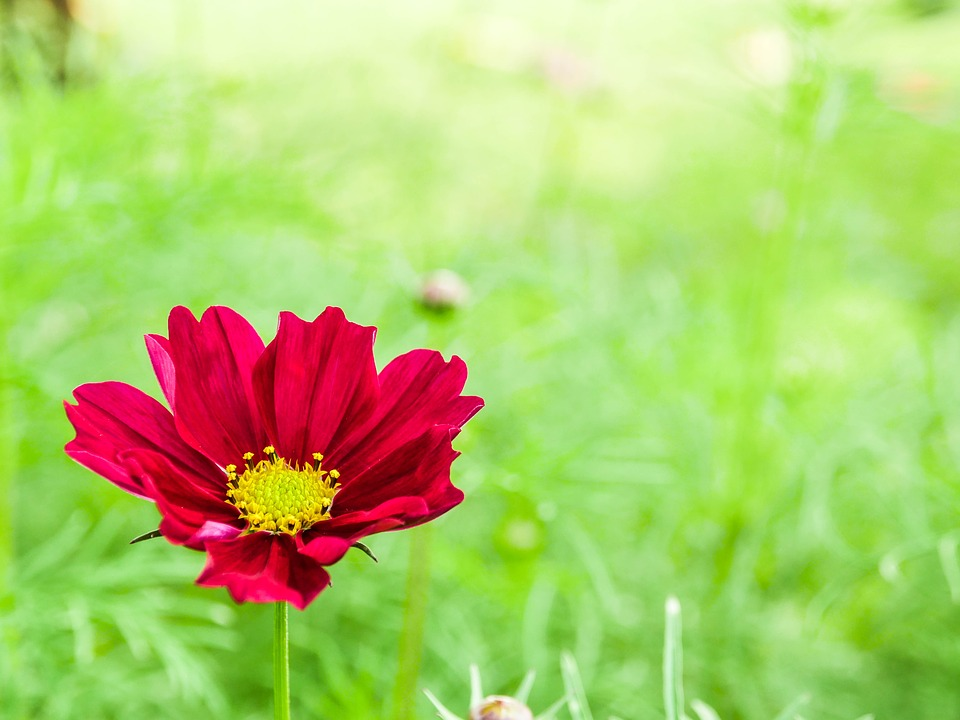
#> input picture dataset/flower.jpg, 960 x 720 px, found by its file name
$ python Rotate.py
#> lines starting #> are read from the running program, lines starting #| are printed output that depends on the picture
import cv2
import numpy as np

img = cv2.imread("dataset/flower.jpg")
#> img is the input picture: shape (720, 960, 3); mean B, G, R 108.1, 201.5, 174.9
print(img.shape)
#| (720, 960, 3)
rows,cols,ch = img.shape
#> rows = 720; cols = 960; ch = 3

#rotation
M = cv2.getRotationMatrix2D((cols/2,rows/2),90,1) #90 deg
N = cv2.getRotationMatrix2D((cols/2,rows/2),45,1) #45 deg
res =cv2.warpAffine(img,M,(cols,rows))
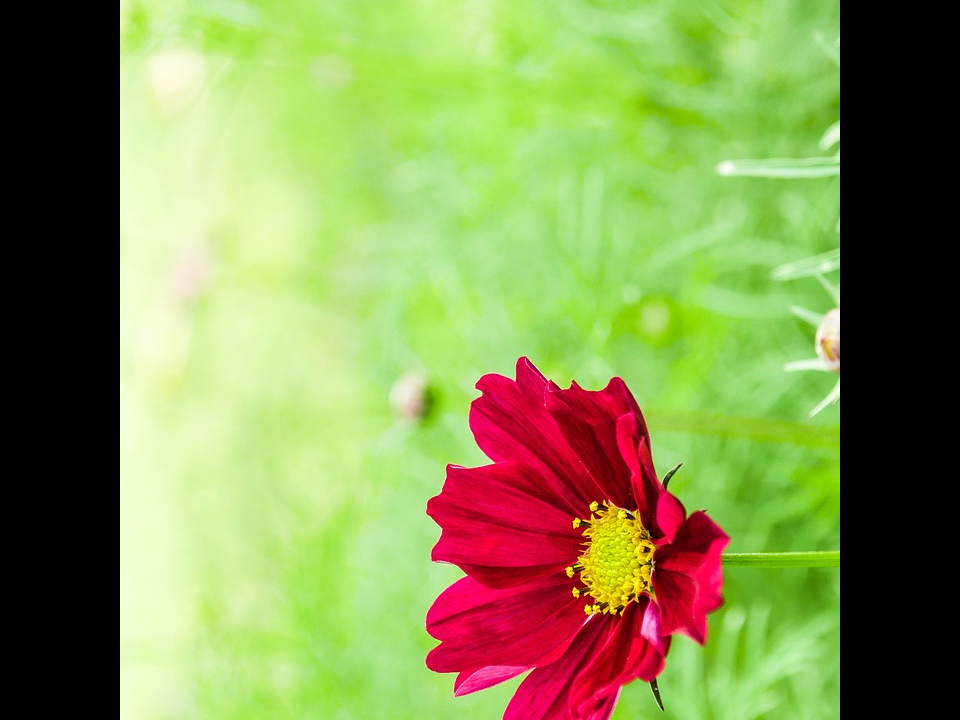
#> res: shape (720, 960, 3); mean B, G, R 83.5, 148.2, 134.4
Nres =cv2.warpAffine(img,N,(cols,rows))
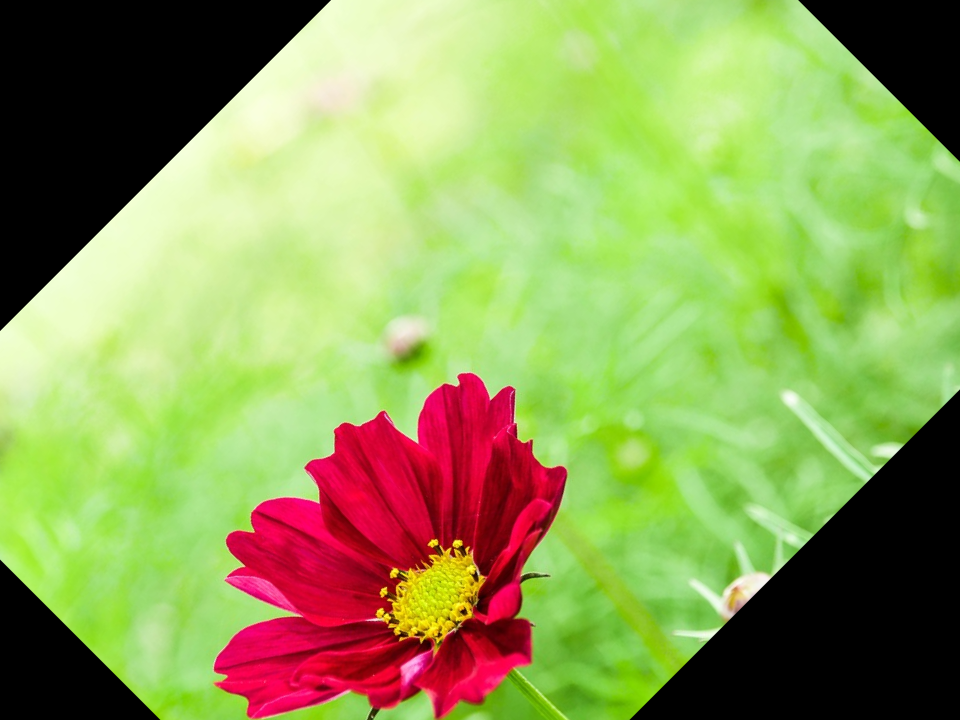
#> Nres: shape (720, 960, 3); mean B, G, R 88, 159.2, 143.2
print(M)
#| [[ 6.123234e-17  1.000000e+00  1.200000e+02]
#|  [-1.000000e+00  6.123234e-17  8.400000e+02]]
cv2.imshow("Original Image",img)
cv2.imshow("Result Image",res)
cv2.imshow("Result Image2",Nres)
cv2.waitKey(0)
cv2.destroyAllWindows()

$ run again, with dataset/2.jpg copied over dataset/flower.jpg
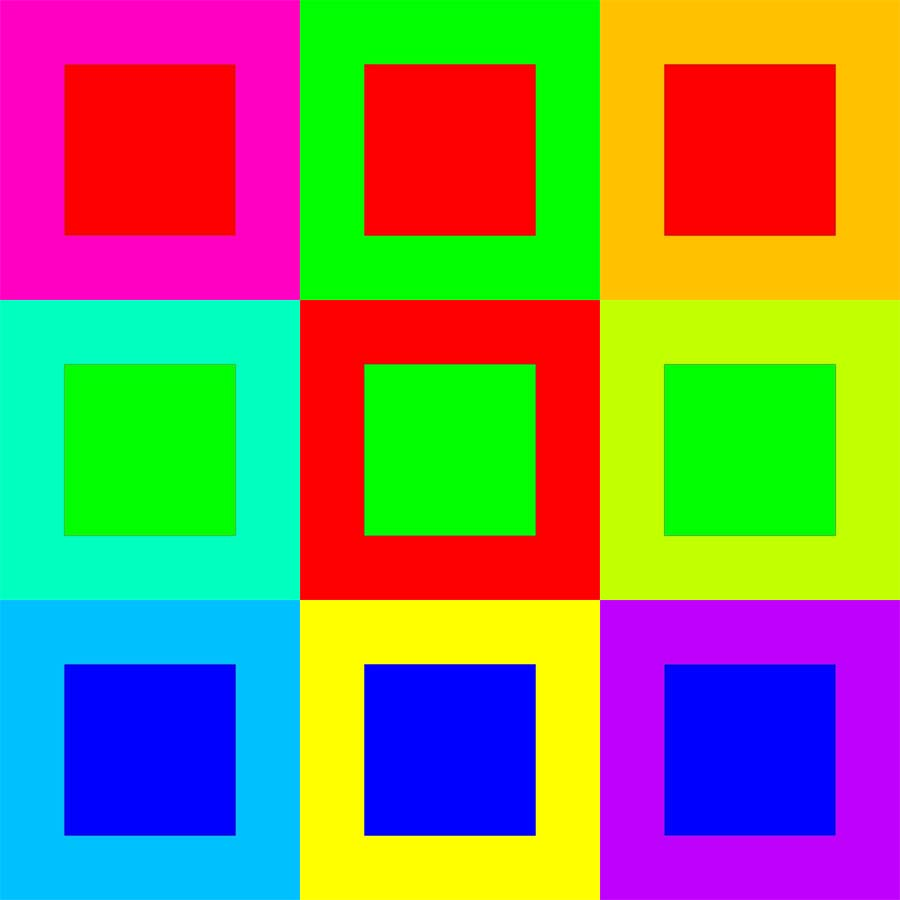
#> input picture dataset/2.jpg, 900 x 900 px, found by its file name
#> img is the input picture: shape (900, 900, 3); mean B, G, R 95.4, 132.9, 133.2
#| (900, 900, 3)
#> `res =cv2.warpAffine(img,M,(cols,rows))`:
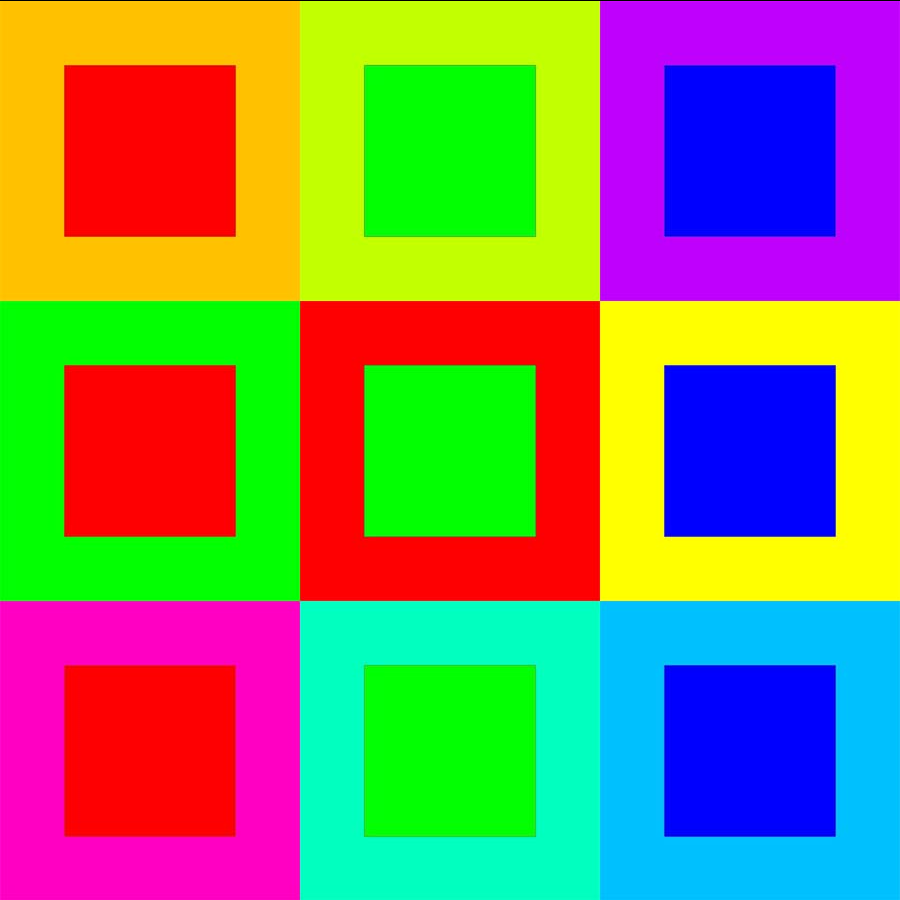
#> res: shape (900, 900, 3); mean B, G, R 95.2, 132.7, 133.1
#> `Nres =cv2.warpAffine(img,N,(cols,rows))`:
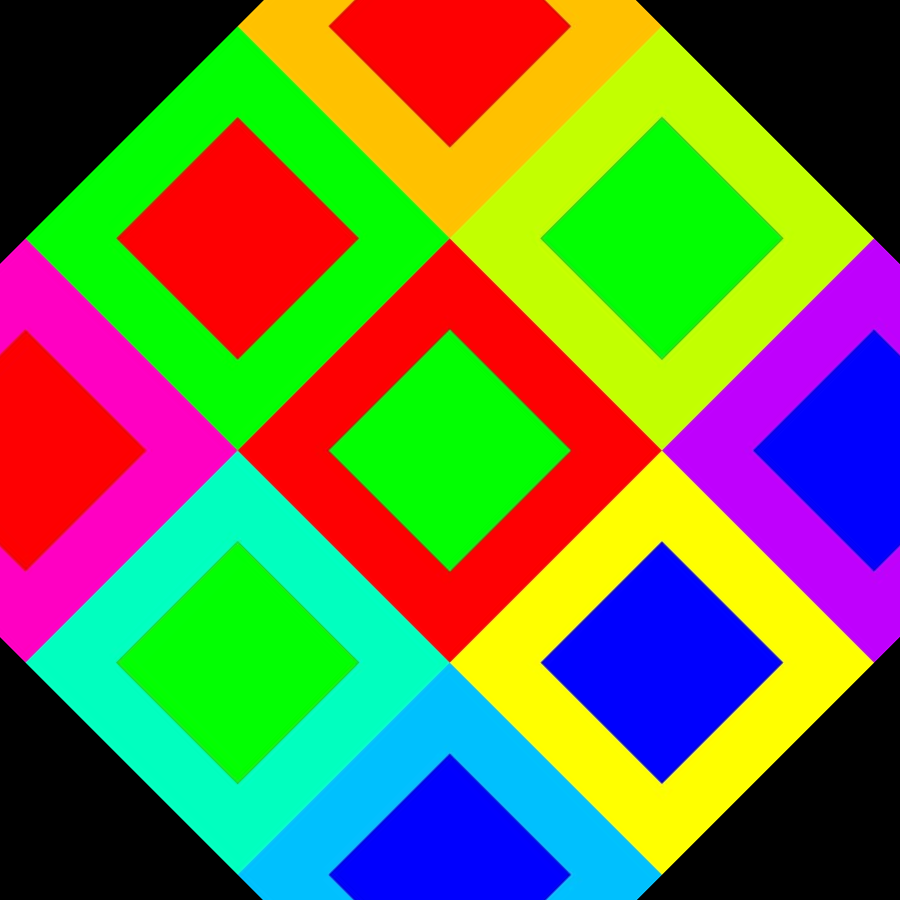
#> Nres: shape (900, 900, 3); mean B, G, R 67.5, 120.7, 105.4
#| [[ 6.12323400e-17  1.00000000e+00 -5.68434189e-14]
#|  [-1.00000000e+00  6.12323400e-17  9.00000000e+02]]
